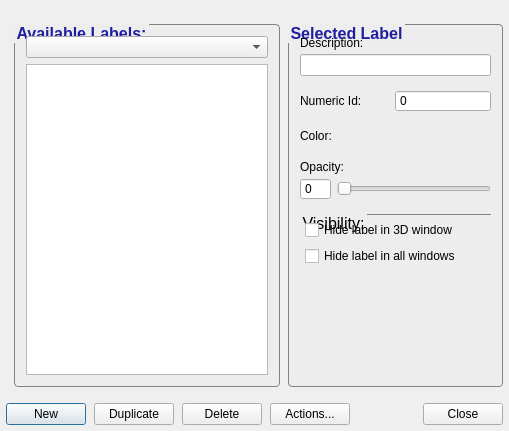
<?xml version="1.0" encoding="UTF-8"?>
<ui version="4.0">
 <class>LabelEditorDialog</class>
 <widget class="QDialog" name="LabelEditorDialog">
  <property name="geometry">
   <rect>
    <x>0</x>
    <y>0</y>
    <width>509</width>
    <height>431</height>
   </rect>
  </property>
  <property name="windowTitle">
   <string>Segmentation Label Editor - ITK-SNAP</string>
  </property>
  <property name="styleSheet">
   <string notr="true">QGroupBox {
  background-origin: content;
  margin-top: 2.5ex;
  font-weight: bold;
  font-size: 12pt;
  font-family: helvetica;
  color: rgb(30,30,160);
  background-color: rgb(237,237,237);
  padding: 5px;
  border-radius: 4px;
  border: 1px solid rgb(130,130,130);
}
QGroupBox::title {
  subcontrol-origin: 	margin;
  subcontrol-position: top left;
}</string>
  </property>
  <layout class="QGridLayout" name="gridLayout">
   <property name="leftMargin">
    <number>6</number>
   </property>
   <property name="topMargin">
    <number>24</number>
   </property>
   <property name="rightMargin">
    <number>6</number>
   </property>
   <property name="bottomMargin">
    <number>6</number>
   </property>
   <property name="horizontalSpacing">
    <number>8</number>
   </property>
   <property name="verticalSpacing">
    <number>16</number>
   </property>
   <item row="1" column="0" colspan="3">
    <widget class="QWidget" name="widget" native="true">
     <layout class="QHBoxLayout" name="horizontalLayout">
      <property name="spacing">
       <number>8</number>
      </property>
      <property name="margin">
       <number>0</number>
      </property>
      <item>
       <widget class="QPushButton" name="btnNew">
        <property name="text">
         <string>New</string>
        </property>
       </widget>
      </item>
      <item>
       <widget class="QPushButton" name="btnDuplicate">
        <property name="text">
         <string>Duplicate</string>
        </property>
       </widget>
      </item>
      <item>
       <widget class="QPushButton" name="btnDelete">
        <property name="text">
         <string>Delete</string>
        </property>
       </widget>
      </item>
      <item>
       <widget class="QPushButton" name="btnActions">
        <property name="text">
         <string>Actions...</string>
        </property>
       </widget>
      </item>
      <item>
       <spacer name="horizontalSpacer">
        <property name="orientation">
         <enum>Qt::Horizontal</enum>
        </property>
        <property name="sizeHint" stdset="0">
         <size>
          <width>40</width>
          <height>20</height>
         </size>
        </property>
       </spacer>
      </item>
      <item>
       <widget class="QPushButton" name="btnClose">
        <property name="text">
         <string>Close</string>
        </property>
       </widget>
      </item>
     </layout>
    </widget>
   </item>
   <item row="0" column="2">
    <widget class="QGroupBox" name="groupBox_2">
     <property name="styleSheet">
      <string notr="true"/>
     </property>
     <property name="title">
      <string>Selected Label</string>
     </property>
     <layout class="QVBoxLayout" name="verticalLayout_2">
      <property name="spacing">
       <number>4</number>
      </property>
      <property name="margin">
       <number>6</number>
      </property>
      <item>
       <widget class="QLabel" name="label">
        <property name="text">
         <string>Description:</string>
        </property>
       </widget>
      </item>
      <item>
       <widget class="QLineEdit" name="inLabelDescription"/>
      </item>
      <item>
       <spacer name="verticalSpacer_2">
        <property name="orientation">
         <enum>Qt::Vertical</enum>
        </property>
        <property name="sizeType">
         <enum>QSizePolicy::Fixed</enum>
        </property>
        <property name="sizeHint" stdset="0">
         <size>
          <width>20</width>
          <height>10</height>
         </size>
        </property>
       </spacer>
      </item>
      <item>
       <widget class="QWidget" name="widget_4" native="true">
        <layout class="QHBoxLayout" name="horizontalLayout_4">
         <property name="margin">
          <number>0</number>
         </property>
         <item>
          <widget class="QLabel" name="label_4">
           <property name="text">
            <string>Numeric Id:</string>
           </property>
          </widget>
         </item>
         <item>
          <spacer name="horizontalSpacer_3">
           <property name="orientation">
            <enum>Qt::Horizontal</enum>
           </property>
           <property name="sizeHint" stdset="0">
            <size>
             <width>40</width>
             <height>20</height>
            </size>
           </property>
          </spacer>
         </item>
         <item>
          <widget class="QSpinBox" name="inLabelId">
           <property name="minimumSize">
            <size>
             <width>96</width>
             <height>0</height>
            </size>
           </property>
           <property name="readOnly">
            <bool>true</bool>
           </property>
           <property name="buttonSymbols">
            <enum>QAbstractSpinBox::NoButtons</enum>
           </property>
          </widget>
         </item>
        </layout>
       </widget>
      </item>
      <item>
       <spacer name="verticalSpacer_5">
        <property name="orientation">
         <enum>Qt::Vertical</enum>
        </property>
        <property name="sizeType">
         <enum>QSizePolicy::Fixed</enum>
        </property>
        <property name="sizeHint" stdset="0">
         <size>
          <width>20</width>
          <height>10</height>
         </size>
        </property>
       </spacer>
      </item>
      <item>
       <widget class="QWidget" name="widget_2" native="true">
        <layout class="QHBoxLayout" name="horizontalLayout_2">
         <property name="margin">
          <number>0</number>
         </property>
         <item>
          <widget class="QLabel" name="label_2">
           <property name="text">
            <string>Color:</string>
           </property>
          </widget>
         </item>
         <item>
          <spacer name="horizontalSpacer_2">
           <property name="orientation">
            <enum>Qt::Horizontal</enum>
           </property>
           <property name="sizeHint" stdset="0">
            <size>
             <width>40</width>
             <height>20</height>
            </size>
           </property>
          </spacer>
         </item>
         <item>
          <widget class="QColorButtonWidget" name="btnLabelColor" native="true"/>
         </item>
        </layout>
       </widget>
      </item>
      <item>
       <spacer name="verticalSpacer_3">
        <property name="orientation">
         <enum>Qt::Vertical</enum>
        </property>
        <property name="sizeType">
         <enum>QSizePolicy::Fixed</enum>
        </property>
        <property name="sizeHint" stdset="0">
         <size>
          <width>20</width>
          <height>10</height>
         </size>
        </property>
       </spacer>
      </item>
      <item>
       <widget class="QLabel" name="label_3">
        <property name="text">
         <string>Opacity:</string>
        </property>
       </widget>
      </item>
      <item>
       <widget class="QWidget" name="widget_3" native="true">
        <layout class="QHBoxLayout" name="horizontalLayout_3">
         <property name="margin">
          <number>0</number>
         </property>
         <item>
          <widget class="QSpinBox" name="inLabelOpacitySpinner">
           <property name="buttonSymbols">
            <enum>QAbstractSpinBox::NoButtons</enum>
           </property>
           <property name="maximum">
            <number>255</number>
           </property>
          </widget>
         </item>
         <item>
          <widget class="QSlider" name="inLabelOpacitySlider">
           <property name="maximum">
            <number>255</number>
           </property>
           <property name="orientation">
            <enum>Qt::Horizontal</enum>
           </property>
          </widget>
         </item>
        </layout>
       </widget>
      </item>
      <item>
       <spacer name="verticalSpacer_4">
        <property name="orientation">
         <enum>Qt::Vertical</enum>
        </property>
        <property name="sizeType">
         <enum>QSizePolicy::Fixed</enum>
        </property>
        <property name="sizeHint" stdset="0">
         <size>
          <width>20</width>
          <height>10</height>
         </size>
        </property>
       </spacer>
      </item>
      <item>
       <widget class="QGroupBox" name="groupBox">
        <property name="styleSheet">
         <string notr="true">QGroupBox {
  background-origin: content;
  margin-top: 2.5ex;
  font-weight: normal;
  color: black;
  background-color: rgb(237,237,237);
  padding: 5px;
  border-radius: 0px;
  border-top: 1px solid rgb(130,130,130);
  border-left: none;
  border-right:none;
  border-bottom:none;
}
QGroupBox::title {
  subcontrol-origin: 	margin;
  subcontrol-position: top left;
}</string>
        </property>
        <property name="title">
         <string>Visibility:</string>
        </property>
        <layout class="QVBoxLayout" name="verticalLayout_3">
         <property name="margin">
          <number>0</number>
         </property>
         <item>
          <widget class="QCheckBox" name="inVisible3D">
           <property name="text">
            <string>Hide label in 3D window</string>
           </property>
          </widget>
         </item>
         <item>
          <widget class="QCheckBox" name="inVisibleAll">
           <property name="text">
            <string>Hide label in all windows</string>
           </property>
          </widget>
         </item>
        </layout>
       </widget>
      </item>
      <item>
       <spacer name="verticalSpacer">
        <property name="orientation">
         <enum>Qt::Vertical</enum>
        </property>
        <property name="sizeHint" stdset="0">
         <size>
          <width>20</width>
          <height>40</height>
         </size>
        </property>
       </spacer>
      </item>
     </layout>
    </widget>
   </item>
   <item row="0" column="1">
    <widget class="QGroupBox" name="groupBox_3">
     <property name="title">
      <string>Available Labels:</string>
     </property>
     <layout class="QVBoxLayout" name="verticalLayout">
      <property name="margin">
       <number>6</number>
      </property>
      <item>
       <widget class="QComboBox" name="testCombo"/>
      </item>
      <item>
       <widget class="QListWidget" name="listLabels"/>
      </item>
     </layout>
    </widget>
   </item>
  </layout>
 </widget>
 <customwidgets>
  <customwidget>
   <class>QColorButtonWidget</class>
   <extends>QWidget</extends>
   <header>QColorButtonWidget.h</header>
   <container>1</container>
  </customwidget>
 </customwidgets>
 <resources/>
 <connections/>
</ui>
